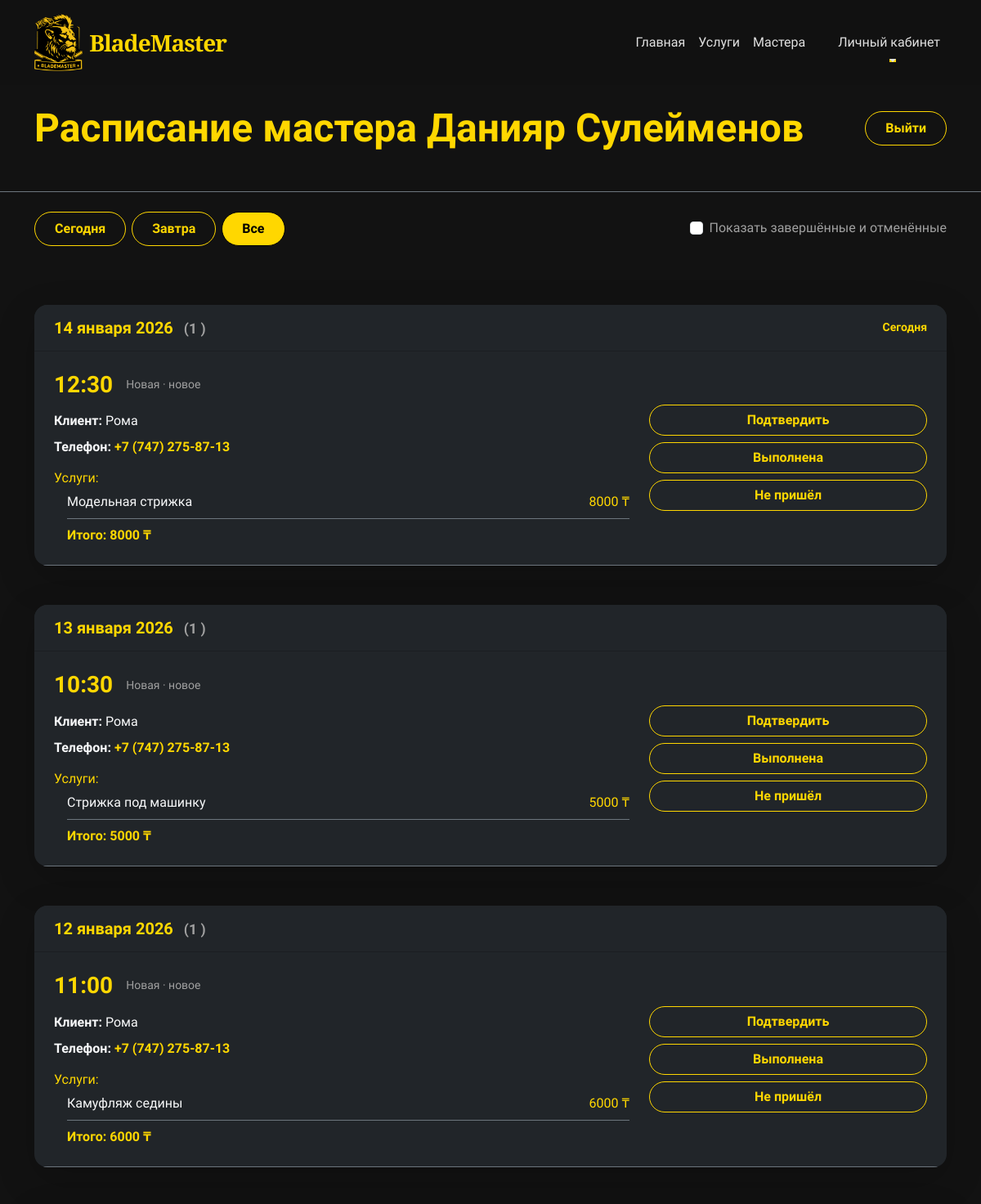
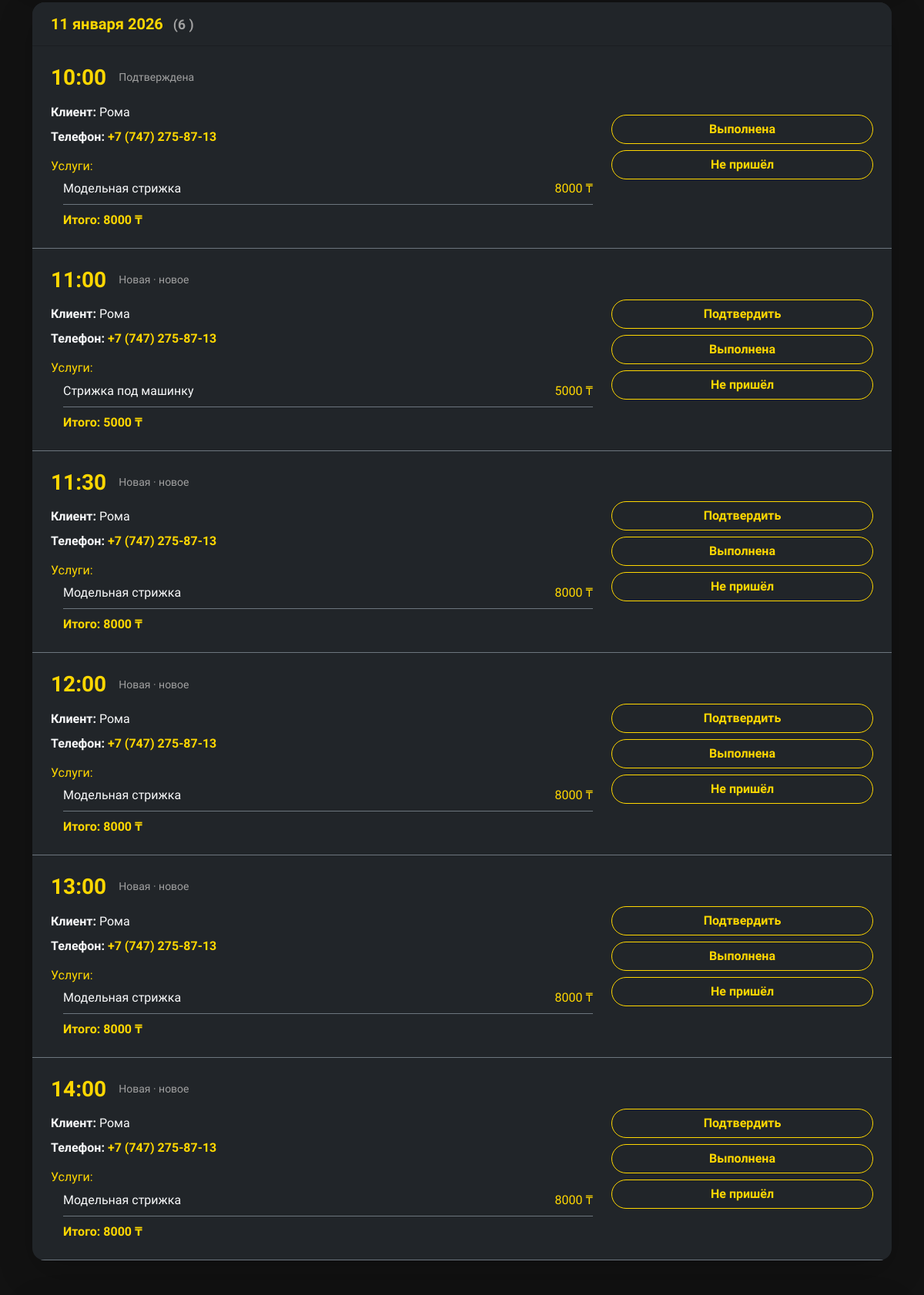
Page /master/dashboard/ (signed in, upper part) on the committed database (2 pictures, top to bottom).
### core/models.py (models this page shows, shortened)
class Master(models.Model):
    full_name = models.CharField("ФИО мастера", max_length=100)
    description = models.TextField("Описание / о себе", blank=True)
    photo = models.ImageField("Фотография мастера", upload_to='masters/', blank=True, null=True)
    user = models.OneToOneField(User, on_delete=models.SET_NULL, null=True, blank=True, related_name='master_profile')
    class Meta:
        verbose_name = "Мастер"
        verbose_name_plural = "Мастера"

class Appointment(models.Model):
    client_name = models.CharField("Имя клиента", max_length=100)
    client_phone = models.CharField("Телефон клиента", max_length=20)
    client_email = models.EmailField("Email клиента", blank=True, null=True)
    service = models.ManyToManyField(Service, verbose_name="Выбранные услуги")
    master = models.ForeignKey(Master, on_delete=models.CASCADE, verbose_name="Мастер")
    date = models.DateField("Дата записи")
    time = models.TimeField("Время записи")
    status = models.CharField("Статус записи", max_length=20, choices=[
        ('new', 'Новая'),
        ('confirmed', 'Подтверждена'),
        ('completed', 'Выполнена'),
        ('cancelled', 'Отменена'),
        ('no_show', 'Не пришёл'),
    ], default='new')
    created_at = models.DateTimeField("Дата и время создания записи", auto_now_add=True)
    prepayment_amount = models.DecimalField(max_digits=10, decimal_places=2, default=0, verbose_name="Сумма предоплаты")
    prepayment_paid = models.BooleanField(default=False, verbose_name="Предоплата оплачена")
    prepayment_method = models.CharField(max_length=50, blank=True, verbose_name="Способ предоплаты")
    class Meta:
        verbose_name = "Запись"
        verbose_name_plural = "Записи клиентов"
    def total_price(self):
        return sum(service.price for service in self.service.all())

class Service(models.Model):
    name = models.CharField("Название услуги", max_length=100)
    description = models.TextField("Описание услуги", blank=True)
    price = models.DecimalField("Цена (₸)", max_digits=10, decimal_places=0)
    duration = models.IntegerField("Длительность (в минутах)", default=60)
    category = models.CharField("Категория", max_length=50, choices=[
        ('haircut', 'Стрижки'),
        ('beard', 'Бритьё и оформление бороды'),
        ('care', 'Уход'),
        ('complex', 'Комплексные процедуры'),
    ], default='haircut')
    class Meta:
        verbose_name = "Услуга"
        verbose_name_plural = "Услуги"

### core/views.py (the view)
# urls.py: path('master/dashboard/', views.master_dashboard, name='master_dashboard'),
@login_required
def master_dashboard(request):
    if not hasattr(request.user, 'master_profile') or not request.user.master_profile:
        messages.error(request, 'Доступ запрещён.')
        return redirect('cabinet_logout')
    master = request.user.master_profile
    filter_type = request.GET.get('filter', 'all')
    show_completed = request.GET.get('show_completed') == '1'  # чекбокс включён?
    today = timezone.now().date()
    tomorrow = today + timedelta(days=1)
    appointments = Appointment.objects.filter(master=master)
    if filter_type == 'today':
        appointments = appointments.filter(date=today)
    elif filter_type == 'tomorrow':
        appointments = appointments.filter(date=tomorrow)
    if not show_completed:
        appointments = appointments.exclude(status__in=['completed', 'no_show', 'cancelled'])
    appointments = appointments.order_by('-date', 'time')
    appointments_today = Appointment.objects.filter(master=master, date=today)
    total_today = sum(app.total_price() for app in appointments_today)
    appointments_new = appointments_today.filter(status='new')
    context = {
        'master': master,
        'appointments': appointments,
        'appointments_today': appointments_today,
        'total_today': total_today,
        'appointments_new': appointments_new,
        'today': today,
        'tomorrow': tomorrow,
        'show_completed': show_completed,  # передаём в шаблон
    }
    return render(request, 'core/master_dashboard.html', context)

### core/templates/core/master_dashboard.html (shortened to what this page needs)
{% extends 'base.html' %}
{% block content %}
<section class="py-5 border-bottom border-secondary">
    <div class="container">
        <div class="d-flex flex-column flex-md-row justify-content-between align-items-center gap-3">
            <h1 class="display-5 fw-bold text-gold mb-0">Расписание мастера {{ master.full_name }}</h1>
            <a href="{% url 'master_logout' %}" class="btn btn-outline-gold px-4 py-2 fw-bold rounded-pill">
                Выйти
            </a>
        </div>
    </div>
</section>
<section class="py-4">
    <div class="container">
        <div class="d-flex flex-column flex-md-row justify-content-between align-items-center gap-4">
            <div class="btn-group flex-wrap justify-content-center gap-2" role="group">
                <a href="?filter=today" class="btn btn-outline-gold px-4 py-2 fw-bold rounded-pill {% if request.GET.filter == 'today' %}active{% endif %}">
                    Сегодня
                </a>
                <a href="?filter=tomorrow" class="btn btn-outline-gold px-4 py-2 fw-bold rounded-pill {% if request.GET.filter == 'tomorrow' %}active{% endif %}">
                    Завтра
                </a>
                <a href="?filter=all" class="btn btn-outline-gold px-4 py-2 fw-bold rounded-pill {% if request.GET.filter == 'all' or not request.GET.filter %}active{% endif %}">
                    Все
                </a>
            </div>
            <div class="form-check">
                <input class="form-check-input" type="checkbox" id="showCompleted"
                       {% if show_completed %}checked{% endif %}>
                <label class="form-check-label text-muted fw-medium" for="showCompleted">
                    Показать завершённые и отменённые
                </label>
            </div>
        </div>
    </div>
</section>
<section class="py-4 py-md-5">
    <div class="container">
        {% if appointments %}
            {% regroup appointments by date as appointments_by_date %}
            {% for date_group in appointments_by_date %}
            <div class="card mb-5 bg-dark border-0 shadow-lg rounded-4 overflow-hidden hover-lift">
                <div class="card-header bg-dark text-gold py-3 px-4 d-flex justify-content-between align-items-center">
                    <h5 class="mb-0 fw-bold">
                        {{ date_group.grouper|date:"d E Y" }}
                        <span class="text-muted ms-2 small">({{ date_group.list|length }} {{ date_group.list|length|pluralize:"запись,записи,записей" }})</span>
                    </h5>
                    {% if date_group.grouper == today %}
                    <span class="text-gold small fw-bold">Сегодня</span>
                    {% elif date_group.grouper == tomorrow %}
                    <span class="text-gold small fw-bold">Завтра</span>
                    {% endif %}
                </div>
                <div class="card-body p-0">
                    {% for app in date_group.list %}
                    <div class="p-4 border-bottom border-secondary hover-bg transition-all">
                        <div class="row align-items-center g-4">
                            <div class="col-12 col-md-8">
                                <div class="d-flex flex-column flex-md-row align-items-md-center gap-3 mb-3">
                                    <h3 class="mb-0 fw-bold text-gold">{{ app.time|time:"H:i" }}</h3>
                                    <span class="text-muted small">
                                        {{ app.get_status_display }}
                                        {% if app.status == 'new' %} · новое{% endif %}
                                    </span>
                                </div>
                                <p class="mb-2 text-light"><strong>Клиент:</strong> {{ app.client_name }}</p>
                                <p class="mb-3 text-light">
                                    <strong>Телефон:</strong>
                                    <a href="tel:{{ app.client_phone }}" class="text-gold text-decoration-none fw-bold">{{ app.client_phone }}</a>
                                </p>
                                <h6 class="text-gold mb-2">Услуги:</h6>
                                <div class="ps-3 text-light">
                                    {% for service in app.service.all %}
                                    <div class="d-flex justify-content-between mb-1">
                                        <span>{{ service.name }}</span>
                                        <span class="text-gold">{{ service.price }} ₸</span>
                                    </div>
                                    {% endfor %}
                                    <div class="border-top border-secondary pt-2 mt-2 fw-bold text-gold">
                                        Итого: {{ app.total_price }} ₸
                                    </div>
                                </div>
                            </div>
                            <div class="col-12 col-md-4 d-flex flex-column gap-2 align-items-md-end">
                                {% if app.status == 'new' %}
                                <a href="{% url 'master_change_status' app.id 'confirmed' %}" class="btn btn-outline-gold btn-md rounded-pill fw-bold w-100 w-md-auto">
                                    Подтвердить
                                </a>
                                {% endif %}
                                {% if app.status in 'new,confirmed' %}
                                <a href="{% url 'master_change_status' app.id 'completed' %}" class="btn btn-outline-gold btn-md rounded-pill fw-bold w-100 w-md-auto">
                                    Выполнена
                                </a>
                                <a href="{% url 'master_change_status' app.id 'no_show' %}" class="btn btn-outline-gold btn-md rounded-pill fw-bold w-100 w-md-auto">
                                    Не пришёл
                                </a>
                                {% endif %}
                            </div>
                        </div>
                    </div>
                    {% endfor %}
                </div>
            </div>
            {% endfor %}
        {% else %}
        <div class="text-center py-5">
            <h3 class="text-muted fs-3">Записей пока нет</h3>
            <p class="text-muted">Новые записи появятся здесь автоматически</p>
        </div>
        {% endif %}
    </div>
</section>
{% endblock %}

### core/templates/base.html (style rules this page uses)
:root { --bg-primary: #121212; --bg-secondary: #1E1E1E; --bg-input: #2A2A2A; --text-primary: #E0E0E0; --text-muted: #A0A0A0; --gold: #FFD700; --gold-dark: #D4AF37; }
body { font-family: 'Urbanist', sans-serif; background-color: var(--bg-primary); color: var(--text-primary); min-height: 100vh; padding-top: 80px; margin: 0; }
.btn-gold, .btn-outline-gold { font-weight: 600; border-radius: 50px; transition: all 0.25s ease; }
.btn-outline-gold { border-color: var(--gold); color: var(--gold); }
.card { background-color: var(--bg-secondary); border: none; border-radius: 16px; overflow: hidden; box-shadow: 0 8px 30px rgba(0, 0, 0, 0.35); transition: transform 0.3s ease, box-shadow 0.3s ease; }
.text-gold { color: var(--gold) !important; }
.text-muted { color: var(--text-muted) !important; }

### core/templates/core/master_dashboard.html (style rules this page uses)
.hover-lift { transition: transform 0.3s ease, box-shadow 0.3s ease; }
.btn-outline-gold { border-color: #FFD700; color: #FFD700; transition: all 0.25s ease; }
.btn-outline-gold:hover, .btn-outline-gold.active { background-color: #FFD700; color: #000; }
.btn-md { min-width: 140px; }

### rows in the picture
Master: full_name "Данияр Сулейменов"
Appointment: grouper "14 января 2026", time "12:30", status "Новая", shows "· новое", client_name "Рома", client_phone "+7 (747) 275-87-13", total_price "8000", shows "Подтвердить", shows "Выполнена"
Service: name "Модельная стрижка", price "8000"
Appointment: grouper "13 января 2026", time "10:30", status "Новая", shows "· новое", client_name "Рома", client_phone "+7 (747) 275-87-13", total_price "5000", shows "Подтвердить", shows "Выполнена"
Service: name "Стрижка под машинку", price "5000"
Appointment: grouper "12 января 2026", time "11:00", status "Новая", shows "· новое", client_name "Рома", client_phone "+7 (747) 275-87-13", total_price "6000", shows "Подтвердить", shows "Выполнена"
Service: name "Камуфляж седины", price "6000"
Appointment: grouper "11 января 2026", time "10:00", status "Подтверждена", client_name "Рома", client_phone "+7 (747) 275-87-13", total_price "8000", shows "Выполнена"
Appointment: time "11:00", status "Новая", shows "· новое", client_name "Рома", client_phone "+7 (747) 275-87-13", total_price "5000", shows "Подтвердить", shows "Выполнена"
Appointment: time "11:30", status "Новая", shows "· новое", client_name "Рома", client_phone "+7 (747) 275-87-13", total_price "8000", shows "Подтвердить", shows "Выполнена"
Appointment: time "12:00", status "Новая", shows "· новое", client_name "Рома", client_phone "+7 (747) 275-87-13", total_price "8000", shows "Подтвердить", shows "Выполнена"
Appointment: time "13:00", status "Новая", shows "· новое", client_name "Рома", client_phone "+7 (747) 275-87-13", total_price "8000", shows "Подтвердить", shows "Выполнена"
Appointment: time "14:00", status "Новая", shows "· новое", client_name "Рома", client_phone "+7 (747) 275-87-13", total_price "8000", shows "Подтвердить", shows "Выполнена"

### other values in the picture
{{ date_group.list|length }} "1" "1" "1" "6"
